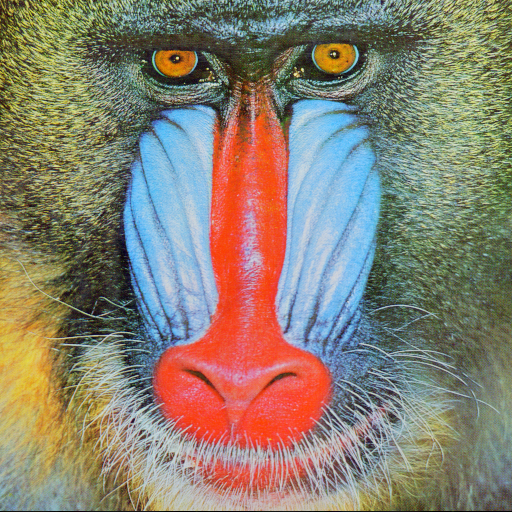
#> input picture Data Set of Images/4.2.03.tiff, 512 x 512 px, found by its file name
$ python '3.Low pass Filters.py'
#> lines starting #> are read from the running program, lines starting #| are printed output that depends on the picture
import cv2
import matplotlib.pyplot as plt
import numpy as np

def main():

    source = "C:\\Users\\Srikanth\\Desktop\\Python\\Opencv\\Dataset\\"
    imgpath = source+ "4.2.03.tiff"
    img = cv2.imread(imgpath,1)
#> img is the input picture: shape (512, 512, 3); mean B, G, R 113.1, 128.9, 137.4
    img = cv2.cvtColor(img, cv2.COLOR_BGR2RGB)

    box = cv2.boxFilter(img,-1,(38,38))
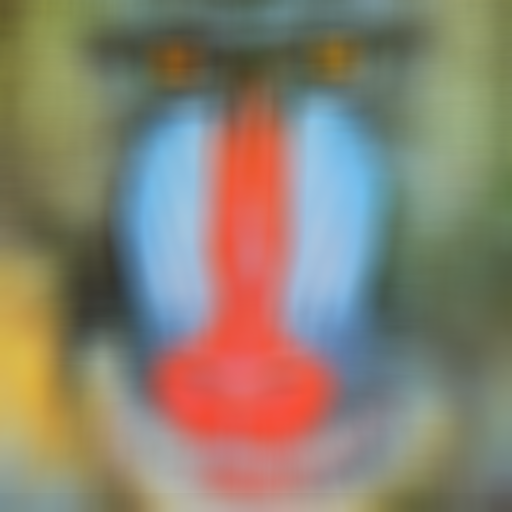
#> box: shape (512, 512, 3); mean R, G, B 137.5, 129, 113.2

    blur = cv2.blur(img,(17,17))
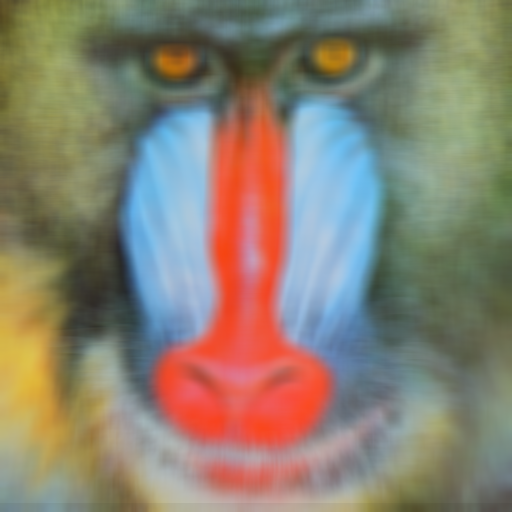
#> blur: shape (512, 512, 3); mean R, G, B 137.5, 129, 113.2

    gaussian = cv2.GaussianBlur(img,(27,27),0)

    out = [img,box,blur,gaussian]

    title = ['Actual Image','Box filter','Blur','Gaussian Blur']

    for i in range(4):
        plt.subplot(2,2,i+1)
        plt.imshow(out[i])
        plt.title(title[i])
        plt.xticks([])
        plt.yticks([])

    plt.show()
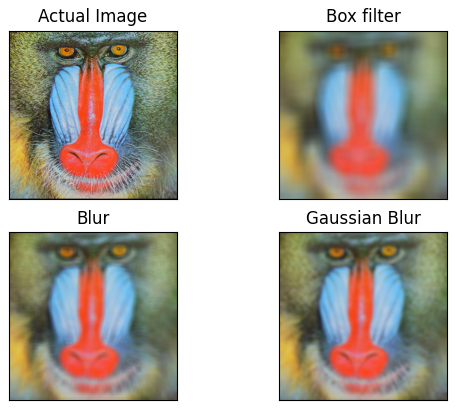
#> figure drawn by matplotlib, 4 panels

if __name__ =='__main__':
    main()

$ run again, with Data Set of Images/4.1.03.tiff copied over Data Set of Images/4.2.03.tiff
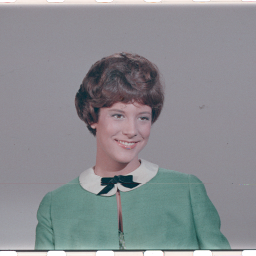
#> input picture Data Set of Images/4.1.03.tiff, 256 x 256 px, found by its file name
#> in main, img is the input picture: shape (256, 256, 3); mean B, G, R 144, 140, 137.6
#> in main, `blur = cv2.blur(img,(17,17))`:
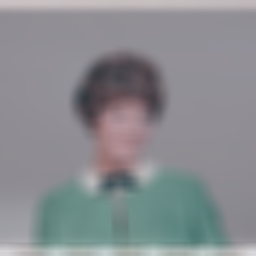
#> blur: shape (256, 256, 3); mean R, G, B 137.4, 139.7, 143.8
#> in main, `plt.show()`:
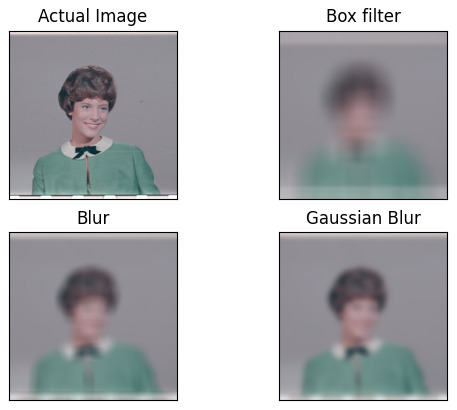
#> figure drawn by matplotlib, 4 panels
